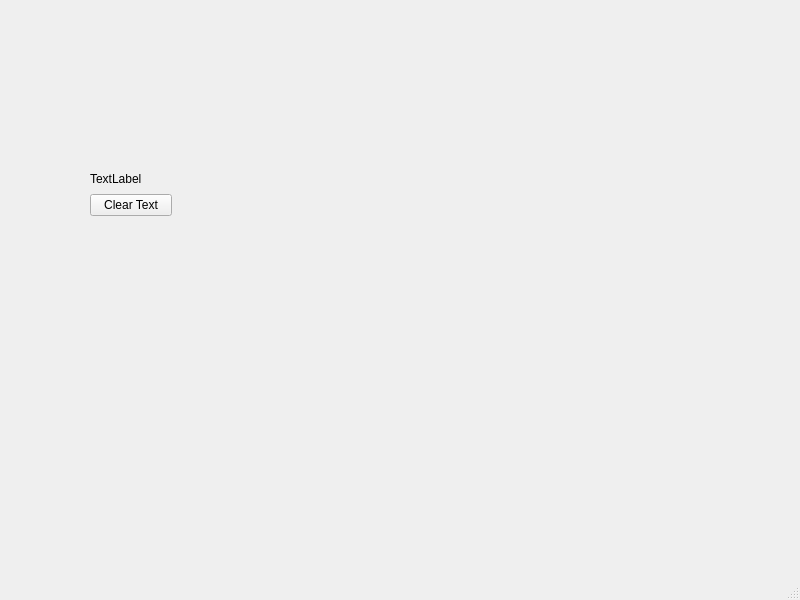
<?xml version="1.0" encoding="UTF-8"?>
<ui version="4.0">
 <class>MainWindow</class>
 <widget class="QMainWindow" name="MainWindow">
  <property name="geometry">
   <rect>
    <x>0</x>
    <y>0</y>
    <width>800</width>
    <height>600</height>
   </rect>
  </property>
  <property name="windowTitle">
   <string>MainWindow</string>
  </property>
  <widget class="QWidget" name="centralwidget">
   <widget class="QWidget" name="">
    <property name="geometry">
     <rect>
      <x>90</x>
      <y>170</y>
      <width>82</width>
      <height>46</height>
     </rect>
    </property>
    <layout class="QVBoxLayout" name="verticalLayout">
     <item>
      <widget class="QLabel" name="label">
       <property name="text">
        <string>TextLabel</string>
       </property>
      </widget>
     </item>
     <item>
      <widget class="QPushButton" name="pushButton">
       <property name="text">
        <string>Clear Text</string>
       </property>
      </widget>
     </item>
    </layout>
   </widget>
  </widget>
  <widget class="QMenuBar" name="menubar">
   <property name="geometry">
    <rect>
     <x>0</x>
     <y>0</y>
     <width>800</width>
     <height>20</height>
    </rect>
   </property>
  </widget>
  <widget class="QStatusBar" name="statusbar"/>
 </widget>
 <resources/>
 <connections>
  <connection>
   <sender>pushButton</sender>
   <signal>clicked()</signal>
   <receiver>label</receiver>
   <slot>clear()</slot>
   <hints>
    <hint type="sourcelabel">
     <x>122</x>
     <y>218</y>
    </hint>
    <hint type="destinationlabel">
     <x>120</x>
     <y>203</y>
    </hint>
   </hints>
  </connection>
 </connections>
</ui>
